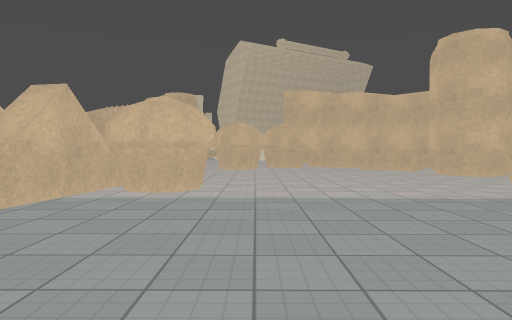
[1] (above)

12 first-person views from a walk through a 3-D level made in the Godot game engine. The camera is 1.3 m above the floor, tilts 2° down and sees 75° across. The floor is counted in squares, 2 m on a side. Each view is taken from the middle of a square. On the plan, view 1 faces up. The plan holds only what a view shows up to about 10 squares ahead; the rest is blank. The place goes on beyond the plan. Surface patterns are stand-ins for the level's own textures.

[2]
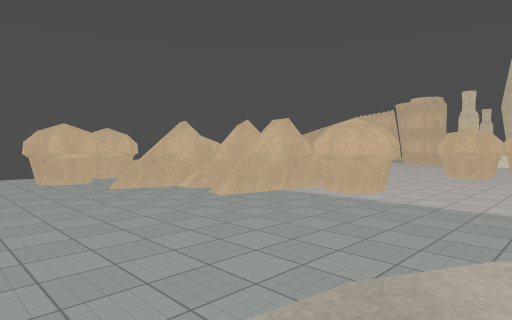

[3]
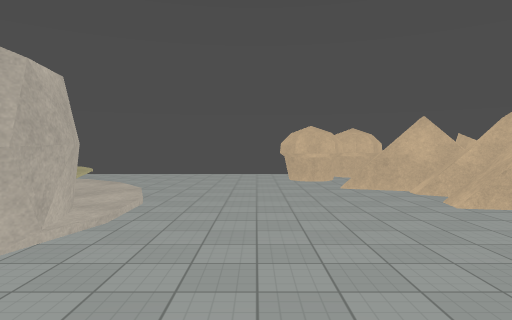

[4]
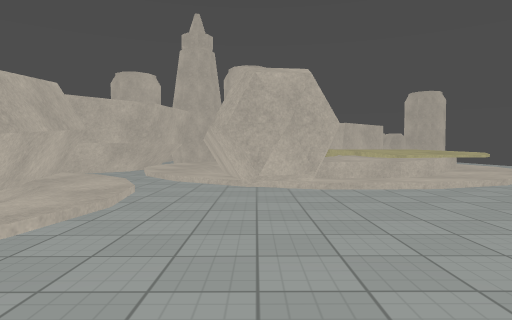

[5]
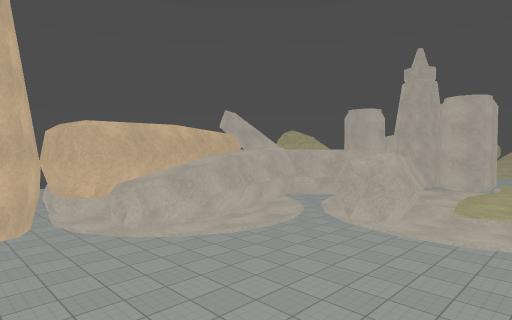

[6]
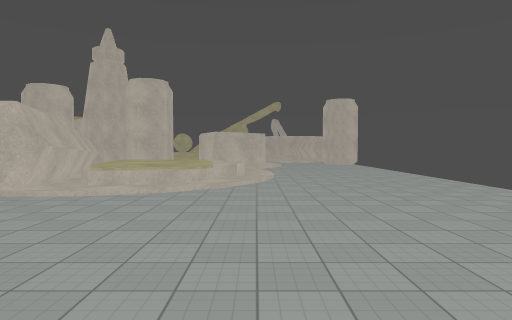

[7]
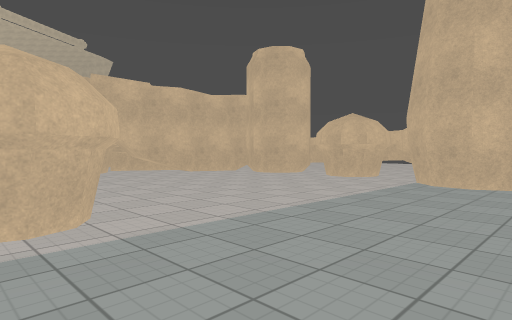

[8]
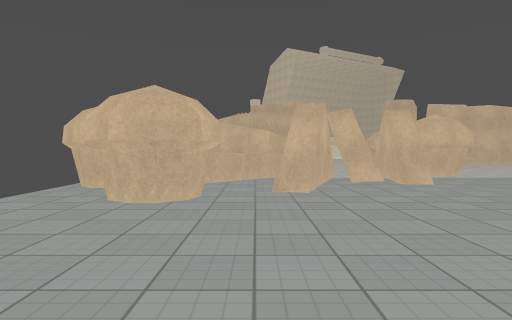

[9]
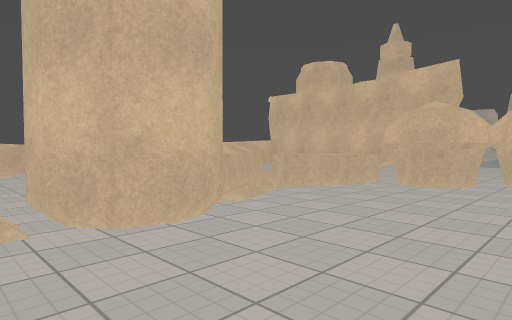

[10]
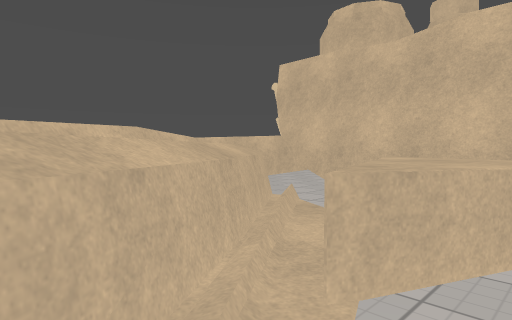

[11]
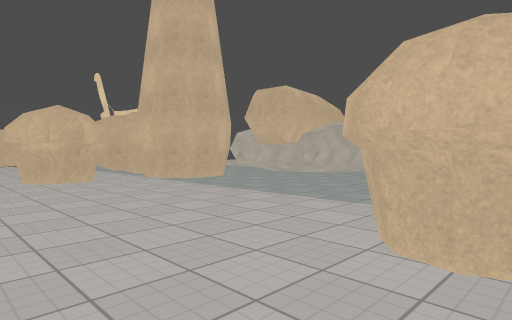

[12]
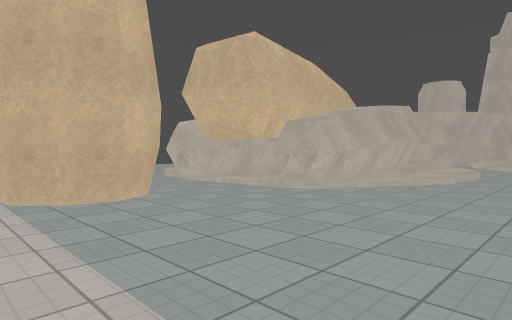

### Floor plan
Key: @ floor where view 1 was taken; # wall or solid block; . main floor; : floor 0.5 m higher than the main floor; / step, stairs or slope; = window, fence, low wall or low ledge; ^ raised ledge; v drop or lower ground.
Columns run from 9 left of view 1 to 11 right of it. Each row starts with its distance up from view 1.
 18         .../
 17         ...##......
 16         ...##    ...^
 15         ....##
 14         ....###
 13          ...^^#
 12          .#^^=##
 11          ###^## #
 10         ##.######
  9        .......###
  8        .......###
  7        .......##
  6       /##.....##
  5   =## v##......#
  4  ^^^##/......#####
  3 ##^.#//......##
  2 .##./.......###...
  1 .##........:##^^..
  0 .........@//#^^
 -1  .........//# ^
 -2  .....^^^#^:#
 -3 .....^^^^^^.#
 -4 .....^^^^^^^#
 -5 .....^^^^^^^#
 -6 .....^^^^^###
 -7 .....  ^^^ #

Positions as (right, up) in squares from view 1, and headings:
1: (0, 0), facing up
2: (2, -1), facing up-left
3: (2, 0), facing left
4: (0, 2), facing down
5: (-3, 4), facing down-right
6: (-4, 3), facing down
7: (-2, 2), facing up-right
8: (-6, -3), facing up
9: (-1, 18), facing down-right
10: (2, 15), facing down-right
11: (-2, 8), facing down-right
12: (0, 5), facing down-right
